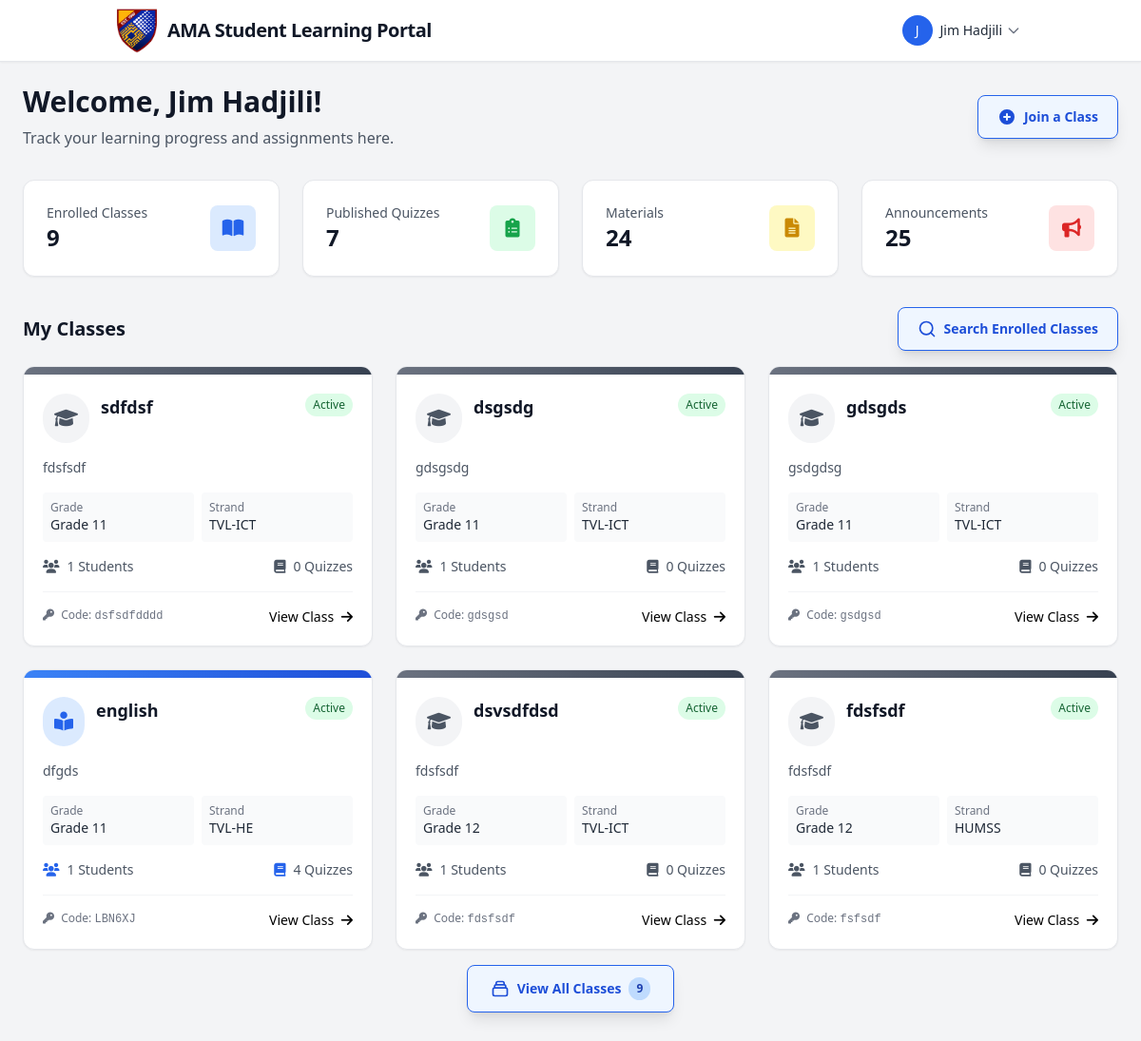
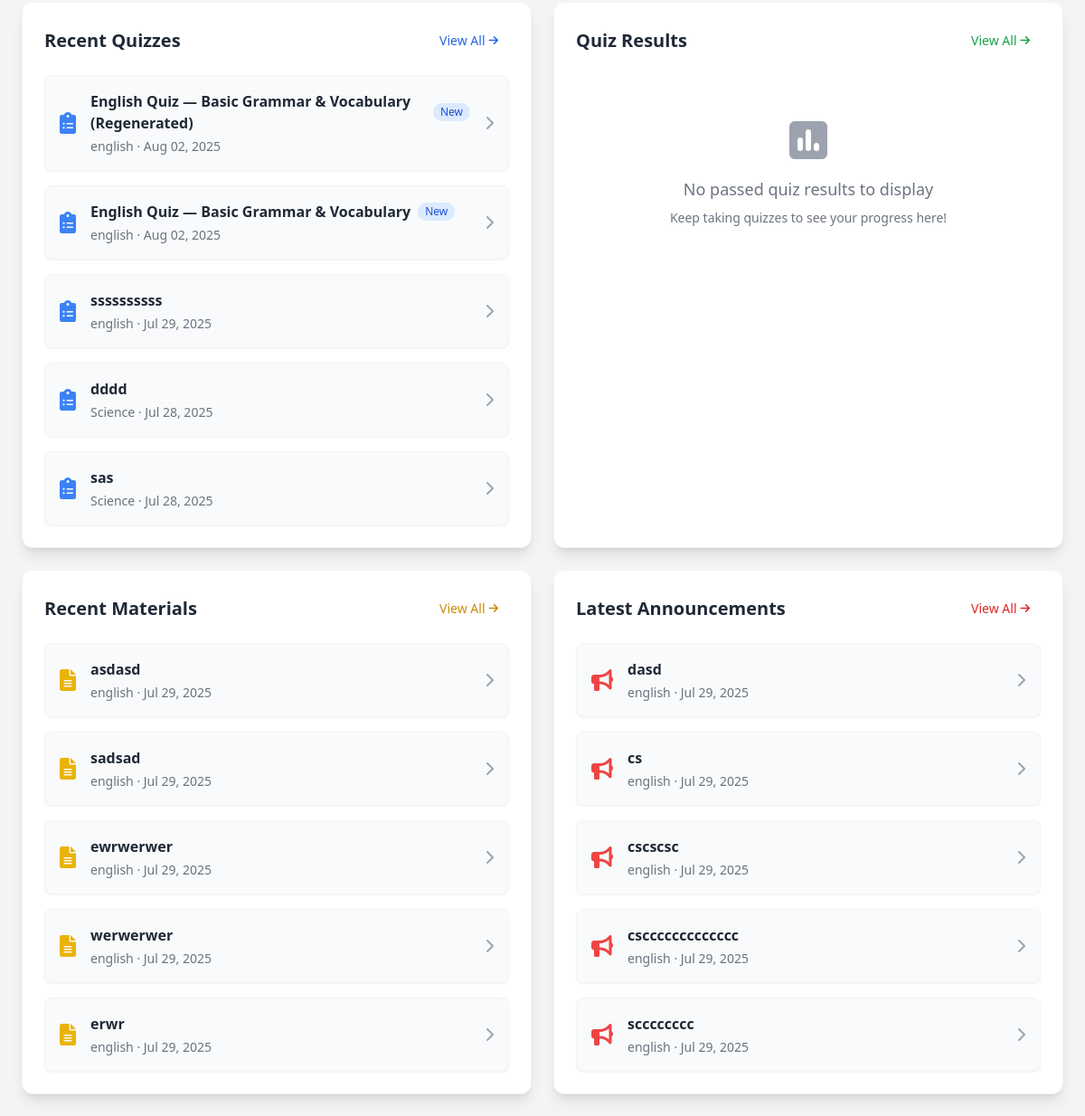
The app's page /Students/Contents/Dashboard/studentDashboard.php (signed in) with its own data (2 pictures, top to bottom).
### tables this page shows
CREATE TABLE `teacher_classes_tb` (
  `class_id` int(11) NOT NULL,
  `th_id` varchar(255) NOT NULL,
  `class_name` varchar(255) NOT NULL,
  `class_code` varchar(10) NOT NULL,
  `class_description` text DEFAULT NULL,
  `grade_level` varchar(20) NOT NULL,
  `strand` varchar(50) DEFAULT NULL,
  `status` enum('active','inactive','archived') NOT NULL DEFAULT 'active',
  `created_at` timestamp NOT NULL DEFAULT current_timestamp(),
  `updated_at` timestamp NOT NULL DEFAULT current_timestamp() ON UPDATE current_timestamp()
);

CREATE TABLE `quizzes_tb` (
  `quiz_id` int(11) NOT NULL,
  `class_id` int(11) NOT NULL,
  `th_id` varchar(255) NOT NULL,
  `quiz_title` varchar(255) NOT NULL,
  `quiz_description` text DEFAULT NULL,
  `quiz_topic` varchar(255) DEFAULT NULL,
  `time_limit` int(11) NOT NULL DEFAULT 30,
  `points_per_question` int(11) NOT NULL DEFAULT 1,
  `shuffle_questions` tinyint(1) NOT NULL DEFAULT 0,
  `show_results` tinyint(1) NOT NULL DEFAULT 1,
  `allow_retakes` tinyint(1) NOT NULL DEFAULT 0,
  `status` enum('draft','published','archived') NOT NULL DEFAULT 'draft',
  `created_at` timestamp NOT NULL DEFAULT current_timestamp(),
  `updated_at` timestamp NOT NULL DEFAULT current_timestamp() ON UPDATE current_timestamp(),
  `parent_quiz_id` int(11) DEFAULT NULL,
  `quiz_type` varchar(50) DEFAULT 'manual'
);

CREATE TABLE `learning_materials_tb` (
  `material_id` int(11) NOT NULL,
  `class_id` int(11) NOT NULL,
  `teacher_id` varchar(50) NOT NULL,
  `material_title` varchar(255) NOT NULL,
  `material_description` text DEFAULT NULL,
  `file_path` varchar(255) NOT NULL,
  `file_name` varchar(255) NOT NULL,
  `file_size` bigint(20) NOT NULL,
  `file_type` varchar(20) NOT NULL,
  `upload_date` datetime NOT NULL DEFAULT current_timestamp()
);

CREATE TABLE `announcements_tb` (
  `announcement_id` int(11) NOT NULL,
  `class_id` int(11) NOT NULL,
  `teacher_id` varchar(50) NOT NULL,
  `title` varchar(255) NOT NULL,
  `content` text NOT NULL,
  `created_at` datetime NOT NULL DEFAULT current_timestamp(),
  `is_pinned` tinyint(1) NOT NULL DEFAULT 0
);

### Students/Contents/Dashboard/DashboardsIncludes/studentsClassSection.php (the view, shortened to what the rows shown need)
<div class="mb-8">
    <div class="flex justify-between items-center mb-4">
        <h2 class="text-xl font-bold text-gray-900">My Classes</h2>
    </div>
    <?php
    $statusColors = [
        'active' => 'bg-green-100 text-green-800',
        'inactive' => 'bg-red-100 text-red-800',
        'archived' => 'bg-gray-100 text-gray-800',
        'pending' => 'bg-yellow-100 text-yellow-800',
    ];
    $subjectStyles = [
        'English' => [
            'strip' => 'from-blue-500 to-blue-700',
            'icon_bg' => 'bg-blue-100',
            'icon_color' => 'text-blue-600',
            'icon_class' => 'fas fa-book-reader'
        ],
        'Math' => [
            'strip' => 'from-green-500 to-green-700',
            'icon_bg' => 'bg-green-100',
            'icon_color' => 'text-green-600',
            'icon_class' => 'fas fa-calculator'
        ],
        'Science' => [
            'strip' => 'from-purple-500 to-purple-700',
            'icon_bg' => 'bg-purple-100',
            'icon_color' => 'text-purple-600',
            'icon_class' => 'fas fa-flask'
        ],
        'History' => [
            'strip' => 'from-yellow-500 to-yellow-700',
            'icon_bg' => 'bg-yellow-100',
            'icon_color' => 'text-yellow-600',
            'icon_class' => 'fas fa-landmark'
        ],
        'Arts' => [
            'strip' => 'from-pink-500 to-pink-700',
            'icon_bg' => 'bg-pink-100',
            'icon_color' => 'text-pink-600',
            'icon_class' => 'fas fa-paint-brush'
        ],
        'PE' => [
            'strip' => 'from-red-500 to-red-700',
            'icon_bg' => 'bg-red-100',
            'icon_color' => 'text-red-600',
            'icon_class' => 'fas fa-running'
        ],
        'ICT' => [
            'strip' => 'from-indigo-500 to-indigo-700',
            'icon_bg' => 'bg-indigo-100',
            'icon_color' => 'text-indigo-600',
            'icon_class' => 'fas fa-laptop-code'
        ],
        'Home Economics' => [
            'strip' => 'from-orange-500 to-orange-700',
            'icon_bg' => 'bg-orange-100',
            'icon_color' => 'text-orange-600',
            'icon_class' => 'fas fa-utensils'
        ],
        'Default' => [
            'strip' => 'from-gray-500 to-gray-700',
            'icon_bg' => 'bg-gray-100',
            'icon_color' => 'text-gray-600',
            'icon_class' => 'fas fa-graduation-cap'
        ]
    ];
    ?>
    <?php if (empty($enrolledClasses)): ?>
        <div class="bg-white rounded-xl shadow-sm border border-gray-200 p-8 text-center">
            <div class="inline-block mb-4 p-4 bg-blue-50 rounded-full">
                <i class="fas fa-graduation-cap text-blue-500 text-3xl"></i>
            </div>
            <h3 class="text-lg font-medium text-gray-900 mb-2">No Classes Yet</h3>
            <p class="text-gray-500 mb-6 max-w-md mx-auto">You haven't enrolled in any classes yet. Join a class using the class code provided by your teacher.</p>
            <button onclick="showJoinClassModal()" class="bg-blue-primary hover:bg-blue-dark text-white px-6 py-2 rounded-lg text-sm font-medium transition-colors duration-200 inline-flex items-center">
                <i class="fas fa-search mr-2"></i> Join Your First Class
            </button>
        </div>
    <?php else: ?>
        <div class="grid grid-cols-1 md:grid-cols-2 lg:grid-cols-3 gap-6">
            <?php
            $initialDisplayCount = 6;
            foreach ($enrolledClasses as $index => $class):
                $isHidden = ($index >= $initialDisplayCount) ? 'hidden' : '';
                $description = !empty($class['class_description']) ? $class['class_description'] : 'No description provided.';
                $strand = !empty($class['strand']) ? $class['strand'] : 'N/A';
                $studentCount = $class['student_count'] ?? 0;
                $quizCount = $class['quiz_count'] ?? 0;
                $subject = $class['class_subject'] ?? 'Default';
                $style = $subjectStyles[$subject] ?? $subjectStyles['Default'];
            ?>
                <a href="../Pages/classDetails.php?class_id=<?php echo $class['class_id']; ?>"
                    class="group relative overflow-hidden bg-white rounded-xl shadow-sm border border-gray-200 hover:shadow-md transition-shadow duration-200 class-card <?php echo $isHidden; ?>"
                    data-index="<?php echo $index; ?>">
                    <div class="h-2 bg-gradient-to-r <?php echo $style['strip']; ?>"></div>
                    <div class="p-5">
                        <div class="flex justify-between items-start mb-4">
                            <div class="inline-block p-3 rounded-full <?php echo $style['icon_bg']; ?> mr-3">
                                <i class="<?php echo $style['icon_class']; ?> text-xl <?php echo $style['icon_color']; ?>"></i>
                            </div>
                            <h3 class="font-semibold text-lg text-gray-900 flex-grow"><?php echo htmlspecialchars($class['class_name']); ?></h3>
                            <span class="px-2 py-1 text-xs rounded-full <?php echo isset($statusColors[$class['status']]) ? $statusColors[$class['status']] : $statusColors['inactive']; ?>">
                                <?php echo ucfirst($class['status']); ?>
                            </span>
                        </div>
                        <p class="text-sm text-gray-600 mb-4 line-clamp-2"><?php echo htmlspecialchars($description); ?></p>
                        <div class="grid grid-cols-2 gap-2 mb-4">
                            <div class="bg-gray-50 p-2 rounded">
                                <p class="text-xs text-gray-500">Grade</p>
                                <p class="font-medium text-sm text-gray-800">Grade <?php echo htmlspecialchars($class['grade_level']); ?></p>
                            </div>
                            <div class="bg-gray-50 p-2 rounded">
                                <p class="text-xs text-gray-500">Strand</p>
                                <p class="font-medium text-sm text-gray-800"><?php echo htmlspecialchars($strand); ?></p>
                            </div>
                        </div>
                        <div class="flex justify-between text-sm">
                            <div class="flex items-center text-gray-600">
                                <i class="fas fa-users mr-2 <?php echo $style['icon_color']; ?>"></i>
                                <span><?php echo $studentCount; ?> Students</span>
                            </div>
                            <div class="flex items-center text-gray-600">
                                <i class="fas fa-book mr-2 <?php echo $style['icon_color']; ?>"></i>
                                <span><?php echo $quizCount; ?> Quizzes</span>
                            </div>
                        </div>
                        <div class="mt-4 pt-4 border-t border-gray-100 flex justify-between">
                            <div class="text-xs text-gray-500">
                                <i class="fas fa-key mr-1"></i>
                                Code: <span class="font-mono font-medium"><?php echo htmlspecialchars($class['class_code']); ?></span>
                            </div>
                            <div class="text-purple-primary hover:text-purple-dark text-sm font-medium">
                                View Class <i class="fas fa-arrow-right ml-1"></i>
                            </div>
                        </div>
                    </div>
                </a>
            <?php endforeach; ?>
        </div>
    <?php endif; ?>
</div>

### Students/Contents/Dashboard/DashboardsIncludes/studentsContentSection.php (shortened to what the rows shown need)
<?php
$today = date('Y-m-d');
?>
<div class="grid grid-cols-1 lg:grid-cols-2 gap-6">
    <div class="bg-white rounded-xl shadow-lg border border-gray-100 p-6">
        <?php if (!empty($recentQuizzes)): ?>
            <ul class="space-y-4">
                <?php foreach ($recentQuizzes as $i => $quiz): ?>
                    <?php $isNewToday = (date('Y-m-d', strtotime($quiz['created_at'])) === $today); ?>
                    <li>
                        <a href="../Pages/classDetails.php?class_id=<?php echo $quiz['class_id']; ?>#quiz-<?php echo $quiz['quiz_id']; ?>"
                           class="flex items-center gap-4 bg-gray-50 hover:bg-gray-100 rounded-lg p-4 transition-all duration-200 ease-in-out group shadow-sm border border-gray-100">
                            <i class="fas fa-clipboard-list text-blue-500 text-2xl"></i>
                            <div class="flex-1">
                                <div class="font-semibold text-gray-800 group-hover:text-blue-700 transition-colors duration-200 flex items-center gap-2">
                                    <?php echo htmlspecialchars($quiz['quiz_title']); ?>
                                    <?php if ($isNewToday): ?>
                                        <span class="inline-flex items-center rounded-full bg-blue-100 px-2 py-0.5 text-xs font-medium text-blue-700">New</span>
                                    <?php endif; ?>
                                </div>
                                <div class="text-sm text-gray-500 mt-1">
                                    <?php echo htmlspecialchars($quiz['class_name']); ?> &middot; <?php echo date('M d, Y', strtotime($quiz['created_at'])); ?>
                                </div>
                            </div>
                            <i class="fas fa-chevron-right text-gray-400 group-hover:text-blue-600 transition-colors duration-200"></i>
                        </a>
                    </li>
                <?php endforeach; ?>
            </ul>
        <?php endif; ?>
    </div>
</div>
<div class="grid grid-cols-1 lg:grid-cols-2 gap-6 mt-6">
    <div class="bg-white rounded-xl shadow-lg border border-gray-100 p-6">
        <?php if (!empty($recentMaterials)): ?>
            <ul class="space-y-4">
                <?php foreach ($recentMaterials as $i => $material): ?>
                    <li>
                        <a href="../Pages/classDetails.php?class_id=<?php echo $material['class_id']; ?>#material-<?php echo $material['material_id']; ?>"
                           class="flex items-center gap-4 bg-gray-50 hover:bg-gray-100 rounded-lg p-4 transition-all duration-200 ease-in-out group shadow-sm border border-gray-100">
                            <i class="fas fa-file-alt text-yellow-500 text-2xl"></i>
                            <div class="flex-1">
                                <div class="font-semibold text-gray-800 group-hover:text-yellow-700 transition-colors duration-200 flex items-center gap-2">
                                    <?php echo htmlspecialchars($material['material_title']); ?>
                                </div>
                                <div class="text-sm text-gray-500 mt-1">
                                    <?php echo htmlspecialchars($material['class_name']); ?> &middot; <?php echo date('M d, Y', strtotime($material['upload_date'])); ?>
                                </div>
                            </div>
                            <i class="fas fa-chevron-right text-gray-400 group-hover:text-yellow-600 transition-colors duration-200"></i>
                        </a>
                    </li>
                <?php endforeach; ?>
            </ul>
        <?php endif; ?>
    </div>
    <div class="bg-white rounded-xl shadow-lg border border-gray-100 p-6">
        <?php if (!empty($recentAnnouncements)): ?>
            <ul class="space-y-4">
                <?php foreach ($recentAnnouncements as $i => $announcement): ?>
                    <li>
                        <a href="../Pages/classDetails.php?class_id=<?php echo $announcement['class_id']; ?>#announcement-<?php echo $announcement['announcement_id']; ?>"
                           class="flex items-center gap-4 bg-gray-50 hover:bg-gray-100 rounded-lg p-4 transition-all duration-200 ease-in-out group shadow-sm border border-gray-100">
                            <i class="fas fa-bullhorn text-red-500 text-2xl"></i>
                            <div class="flex-1">
                                <div class="font-semibold text-gray-800 group-hover:text-red-700 transition-colors duration-200 flex items-center gap-2">
                                    <?php echo htmlspecialchars($announcement['title']); ?>
                                </div>
                                <div class="text-sm text-gray-500 mt-1">
                                    <?php echo htmlspecialchars($announcement['class_name']); ?> &middot; <?php echo date('M d, Y', strtotime($announcement['created_at'])); ?>
                                </div>
                            </div>
                            <i class="fas fa-chevron-right text-gray-400 group-hover:text-red-600 transition-colors duration-200"></i>
                        </a>
                    </li>
                <?php endforeach; ?>
            </ul>
        <?php endif; ?>
    </div>
</div>

### records on screen
teacher_classes_tb: class_name "sdfdsf", status "Active", class_description "fdsfsdf", grade_level "11", strand "TVL-ICT", studentCount "1", quizCount "0", class_code "dsfsdfdddd"
teacher_classes_tb: class_name "dsgsdg", status "Active", class_description "gdsgsdg", grade_level "11", strand "TVL-ICT", studentCount "1", quizCount "0", class_code "gdsgsd"
teacher_classes_tb: class_name "gdsgds", status "Active", class_description "gsdgdsg", grade_level "11", strand "TVL-ICT", studentCount "1", quizCount "0", class_code "gsdgsd"
teacher_classes_tb: class_name "english", status "Active", class_description "dfgds", grade_level "11", strand "TVL-HE", studentCount "1", quizCount "4", class_code "LBN6XJ"
teacher_classes_tb: class_name "dsvsdfdsd", status "Active", class_description "fdsfsdf", grade_level "12", strand "TVL-ICT", studentCount "1", quizCount "0", class_code "fdsfsdf"
teacher_classes_tb: class_name "fdsfsdf", status "Active", class_description "fdsfsdf", grade_level "12", strand "HUMSS", studentCount "1", quizCount "0", class_code "fsfsdf"
quizzes_tb: quiz_title "English Quiz — Basic Grammar & Vocabulary (Regenerated)", shows "New", class.class_name "english", created_at "Aug 02, 2025"
quizzes_tb: quiz_title "English Quiz — Basic Grammar & Vocabulary", shows "New", class.class_name "english", created_at "Aug 02, 2025"
quizzes_tb: quiz_title "ssssssssss", class.class_name "english", created_at "Jul 29, 2025"
quizzes_tb: quiz_title "dddd", class.class_name "Science", created_at "Jul 28, 2025"
quizzes_tb: quiz_title "sas", class.class_name "Science", created_at "Jul 28, 2025"
learning_materials_tb: material_title "asdasd", class.class_name "english", upload_date "Jul 29, 2025"
learning_materials_tb: material_title "sadsad", class.class_name "english", upload_date "Jul 29, 2025"
learning_materials_tb: material_title "ewrwerwer", class.class_name "english", upload_date "Jul 29, 2025"
learning_materials_tb: material_title "werwerwer", class.class_name "english", upload_date "Jul 29, 2025"
learning_materials_tb: material_title "erwr", class.class_name "english", upload_date "Jul 29, 2025"
announcements_tb: title "dasd", class.class_name "english", created_at "Jul 29, 2025"
announcements_tb: title "cs", class.class_name "english", created_at "Jul 29, 2025"
announcements_tb: title "cscscsc", class.class_name "english", created_at "Jul 29, 2025"
announcements_tb: title "csccccccccccccc", class.class_name "english", created_at "Jul 29, 2025"
announcements_tb: title "scccccccc", class.class_name "english", created_at "Jul 29, 2025"

### other values on screen
substr($user_name, 0, 1) "J"
$user_name "Jim Hadjili"
$enrolledCount "9"
$totalPublishedQuizzes "7"
$totalMaterials "24"
$totalAnnouncements "25"
$totalClasses "9"
